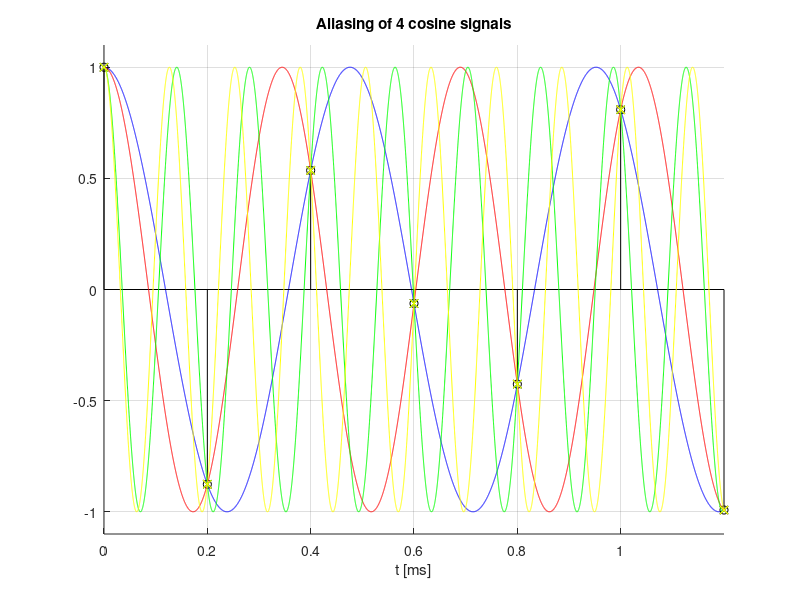

The MATLAB source for this figure:
clear all; close all;

fs = 5E3;
n = (0:1/fs:6/fs);
t = (0:1e-7:6/fs);

f1 = 2.1E3;
f2 = 2.9E3;
f3 = 7.1E3;
f4 = 7.9E3;

x1s = cos(2*pi*f1*n); x1 = cos(2*pi*f1*t);
x2s = cos(2*pi*f2*n); x2 = cos(2*pi*f2*t);
x3s = cos(2*pi*f3*n); x3 = cos(2*pi*f3*t);
x4s = cos(2*pi*f4*n); x4 = cos(2*pi*f4*t);

set(figure, 'Name', 'Aliasing'); hold on;
plot(n*1000, x1s, 'bx'); plot(t*1000, x1, 'b'); stem(n*1000, x1s, 'k');
plot(n*1000, x2s, 'rx'); plot(t*1000, x2, 'r');
plot(n*1000, x3s, 'gx'); plot(t*1000, x3, 'g');
plot(n*1000, x4s, 'yx'); plot(t*1000, x4, 'y');
title('Aliasing of 4 cosine signals');
axis([0 1.2 -1.1 1.1]);
grid; xlabel('t [ms]');